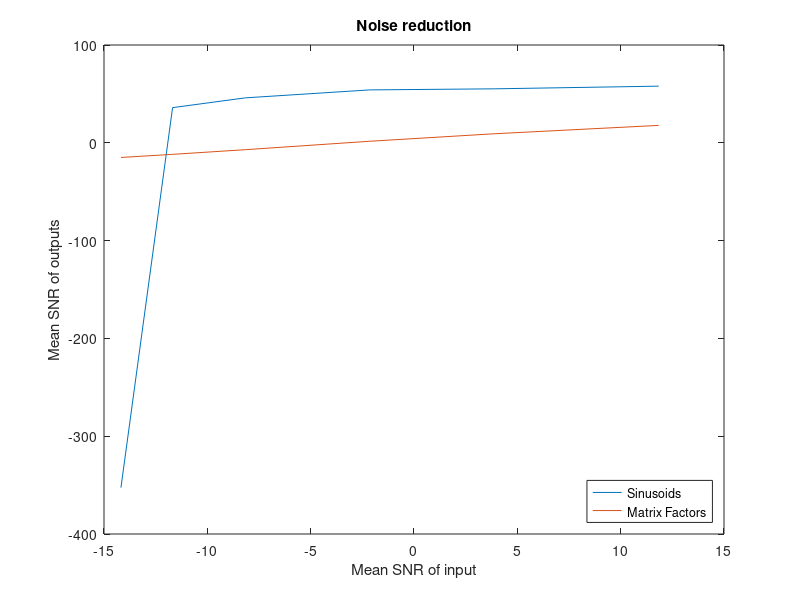

Reproduce this figure in MATLAB.
inSNR = [-14.1805, -11.6817, -8.1599, -2.1393, 3.8813, 11.8401];
outSNR = [-352.602, 35.9491, 45.9647, 54.0935, 55.1898, 57.9213];
outSNREr = [469.126, 18.9779, 8.21627, 7.59442, 6.89302, 8.4362];
matSNR = [-14.9844, -11.8032, -7.03229, 1.58634, 9.24763, 17.7985];
matSNREr = [5.03715, 4.9634, 5.12386, 5.76312, 6.55015, 6.77564];

%errorbar(inSNR, outSNR, outSNREr)
plot(inSNR, outSNR)
hold on
plot(inSNR, matSNR)
xlabel('Mean SNR of input')
ylabel('Mean SNR of outputs')
legend('Sinusoids', 'Matrix Factors', 'Location', 'southeast')
title('Noise reduction')